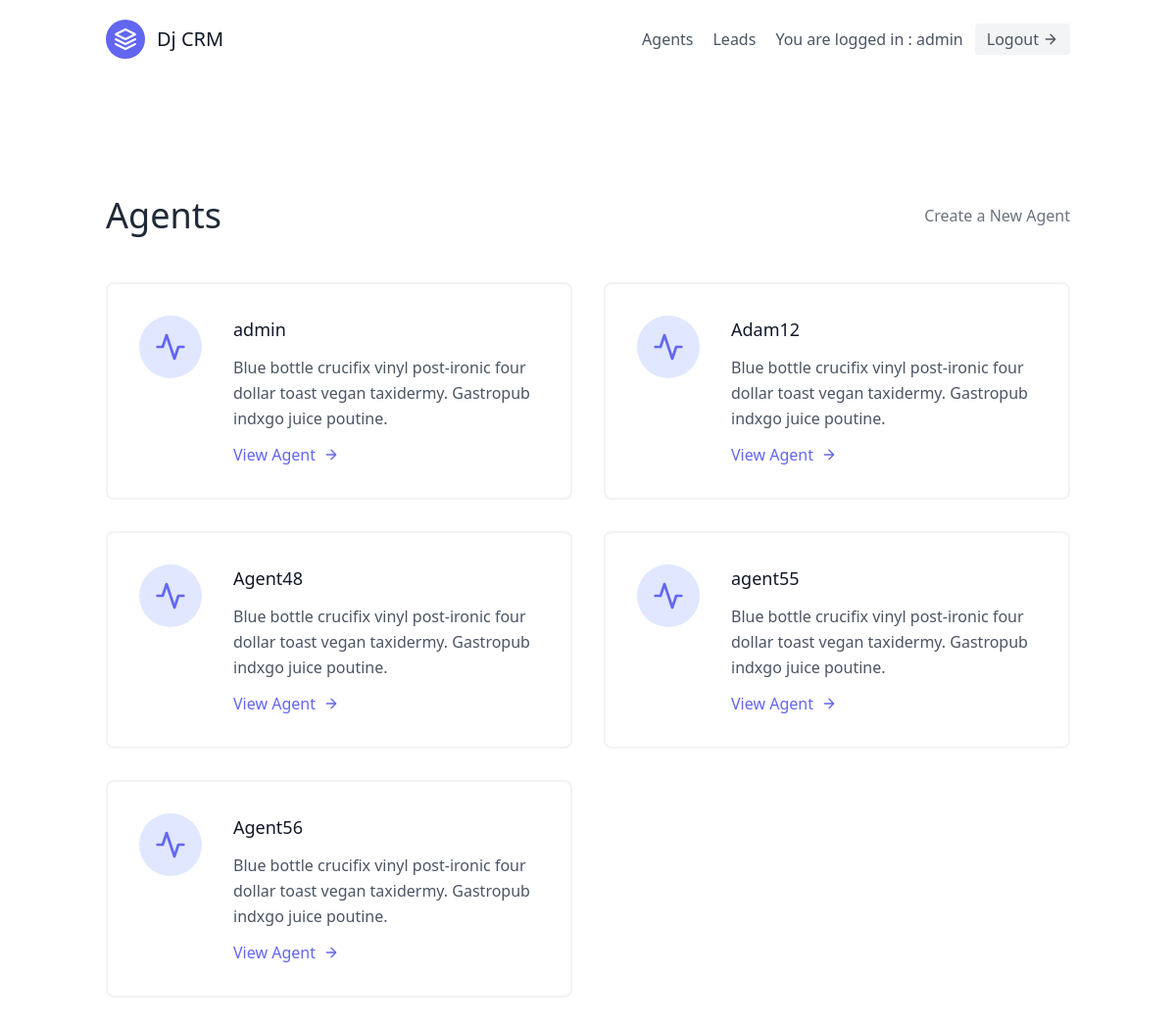
Screenshot of /agents/ (signed in) with the database file from the repository.
### leads/models.py (models this page shows, shortened)
class User(AbstractUser):
    is_organiser = models.BooleanField(default=True)
    is_agent = models.BooleanField(default=False)

class Agent(models.Model):
    user = models.OneToOneField(User,on_delete=models.CASCADE)
    organisation = models.ForeignKey(UserProfile,null=True,blank=True,on_delete=models.CASCADE)

### agents/views.py (the view)
# urls.py: path('',AgentListView.as_view(),name='agentlist'),
class AgentListView(OrganiserAndLoginRequiredMixin,generic.ListView):
    template_name = "agentlist.html"
    def get_queryset(self):
        organisation = self.request.user.userprofile
        return Agent.objects.filter(organisation=organisation)

### agents/mixins.py (called while the page is built)
    def dispatch(self, request, *args, **kwargs):
        if not request.user.is_authenticated or not request.user.is_organiser:
            return redirect('/leads')
        return super().dispatch(request, *args, **kwargs)

### templates/agentlist.html
{% extends 'base.html' %}
{% block content %}
 <section class="text-gray-600 body-font">
    <div class="container px-5 py-24 mx-auto flex flex-wrap">
        <div class="w-full mb-6 py-6 flex justify-between items-center border-button border-gray-200 ">
            <div>
                <div>
                    <h1 class="text-4xl text-gray-800">Agents</h1>
                </div>
            </div>
            <div>
                <a class="text-gray-500 hover:text-blue-500" href="{% url 'agents:agentcreate' %}">Create a New Agent</a>
            </div>
       </div>
      <div class="flex flex-wrap -m-4">
        {% for agent in object_list %}
        <div class="p-4 lg:w-1/2 md:w-full">
          <div class="flex border-2 rounded-lg border-gray-200 border-opacity-50 p-8 sm:flex-row flex-col">
            <div class="w-16 h-16 sm:mr-8 sm:mb-0 mb-4 inline-flex items-center justify-center rounded-full bg-indigo-100 text-indigo-500 flex-shrink-0">
              <svg fill="none" stroke="currentColor" stroke-linecap="round" stroke-linejoin="round" stroke-width="2" class="w-8 h-8" viewBox="0 0 24 24">
                <path d="M22 12h-4l-3 9L9 3l-3 9H2"></path>
              </svg>
            </div>
            <div class="flex-grow">
              <h2 class="text-gray-900 text-lg title-font font-medium mb-3">{{ agent.user.username }}</h2>
              <p class="leading-relaxed text-base">Blue bottle crucifix vinyl post-ironic four dollar toast vegan taxidermy. Gastropub indxgo juice poutine.</p>
              <a href="/agents/{{agent.pk}}/" class="mt-3 text-indigo-500 inline-flex items-center">View Agent
                <svg fill="none" stroke="currentColor" stroke-linecap="round" stroke-linejoin="round" stroke-width="2" class="w-4 h-4 ml-2" viewBox="0 0 24 24">
                  <path d="M5 12h14M12 5l7 7-7 7"></path>
                </svg>
              </a>
            </div>
          </div>
        </div>
        {% endfor %}
      </div>
    </div>
 </section>
{% endblock content %}

### templates/navbar.html (shortened to what this page needs)
<header class="text-gray-600 body-font">
  <div class="container mx-auto flex flex-wrap p-5 flex-col md:flex-row items-center">
    <a class="flex title-font font-medium items-center text-gray-900 mb-4 md:mb-0">
      <svg xmlns="http://www.w3.org/2000/svg" fill="none" stroke="currentColor" stroke-linecap="round" stroke-linejoin="round" stroke-width="2" class="w-10 h-10 text-white p-2 bg-indigo-500 rounded-full" viewBox="0 0 24 24">
        <path d="M12 2L2 7l10 5 10-5-10-5zM2 17l10 5 10-5M2 12l10 5 10-5"></path>
      </svg>
      <span class="ml-3 text-xl">Dj CRM </span>
    </a>
    <nav class="md:ml-auto flex flex-wrap items-center text-base justify-center">
    {% if not request.user.is_authenticated %}
      <a href="{% url 'signup' %}"  class="mr-5 hover:text-gray-900">Sign Up</a>
      {% else %}
      {% if request.user.is_organiser %}
      <a href="/agents" class="mr-5 hover:text-gray-900">Agents</a>
      {% endif %}
      <a href="/leads" class="mr-5 hover:text-gray-900">Leads</a>
    {% endif %}
    </nav>
    {% if request.user.is_authenticated %}
      You are logged in : {{ request.user.username }}
      <a href="{% url 'logout' %}" class="ml-3 inline-flex items-center bg-gray-100 border-0 py-1 px-3 focus:outline-none hover:bg-gray-200 rounded text-base mt-4 md:mt-0">
        Logout
      <svg fill="none" stroke="currentColor" stroke-linecap="round" stroke-linejoin="round" stroke-width="2" class="w-4 h-4 ml-1" viewBox="0 0 24 24">
        <path d="M5 12h14M12 5l7 7-7 7"></path>
      </svg>
      </a>
    {% endif %}
  </div>
</header>

### rows the page displays
User: user.username "admin"
Agent: user.username "admin"
Agent: user.username "Adam12"
Agent: user.username "Agent48"
Agent: user.username "agent55"
Agent: user.username "Agent56"
